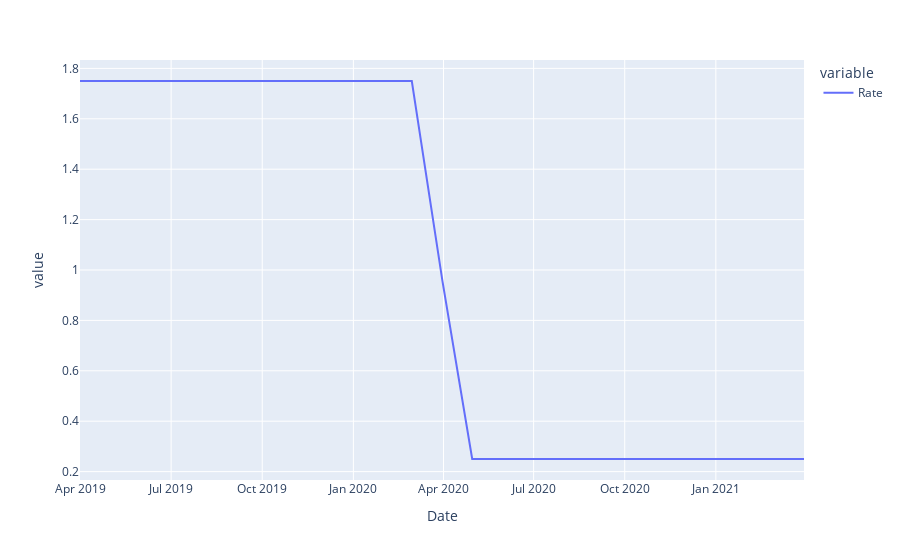

Source (notebook cell):
### Code cell
interest_rates_df.plot()

### Figure 1 — Plotly figure (JSON) as saved in the notebook; plotly's stock layout.template omitted (floating-point values rounded to 4 significant figures)
{"data": [{"hovertemplate": "variable=Rate<br>Date=%{x}<br>value=%{y}<extra></extra>", "legendgroup": "Rate", "line": {"color": "#636efa", "dash": "solid"}, "mode": "lines", "name": "Rate", "orientation": "v", "showlegend": true, "type": "scatter", "x": ["2019-03-31T00:00:00", "2019-04-30T00:00:00", "2019-05-31T00:00:00", "2019-06-30T00:00:00", "2019-07-31T00:00:00", "2019-08-31T00:00:00", "2019-09-30T00:00:00", "2019-10-31T00:00:00", "2019-11-30T00:00:00", "2019-12-31T00:00:00", "2020-01-31T00:00:00", "2020-02-29T00:00:00", "2020-03-31T00:00:00", "2020-04-30T00:00:00", "2020-05-31T00:00:00", "2020-06-30T00:00:00", "2020-07-31T00:00:00", "2020-08-31T00:00:00", "2020-09-30T00:00:00", "2020-10-31T00:00:00", "2020-11-30T00:00:00", "2020-12-31T00:00:00", "2021-01-31T00:00:00", "2021-02-28T00:00:00", "2021-03-31T00:00:00"], "xaxis": "x", "y": [1.75, 1.75, 1.75, 1.75, 1.75, 1.75, 1.75, 1.75, 1.75, 1.75, 1.75, 1.75, 0.9545, 0.25, 0.25, 0.25, 0.25, 0.25, 0.25, 0.25, 0.25, 0.25, 0.25, 0.25, 0.25], "yaxis": "y"}], "layout": {"legend": {"title": {"text": "variable"}, "tracegroupgap": 0}, "margin": {"t": 60}, "xaxis": {"anchor": "y", "domain": [0, 1], "title": {"text": "Date"}}, "yaxis": {"anchor": "x", "domain": [0, 1], "title": {"text": "value"}}}}
